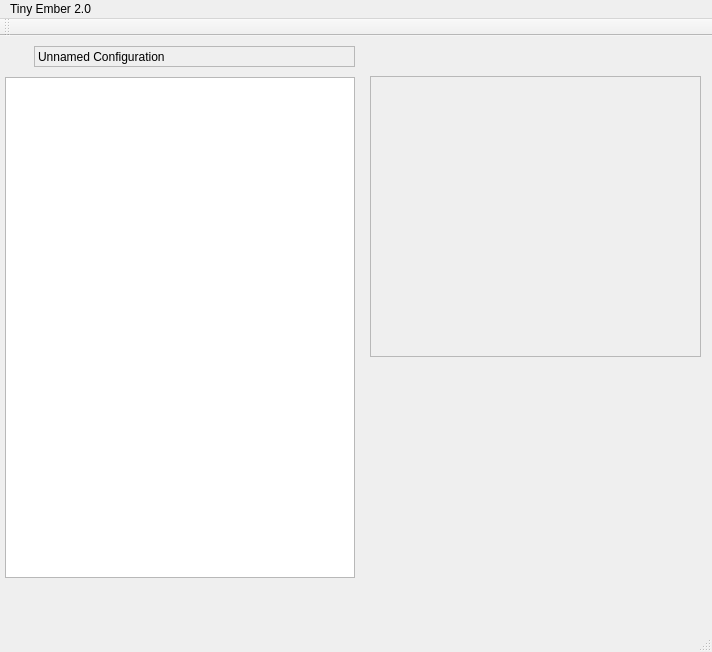
<?xml version="1.0" encoding="UTF-8"?>
<ui version="4.0">
 <class>MainWindow</class>
 <widget class="QMainWindow" name="MainWindow">
  <property name="geometry">
   <rect>
    <x>0</x>
    <y>0</y>
    <width>712</width>
    <height>652</height>
   </rect>
  </property>
  <property name="windowTitle">
   <string>MainWindow</string>
  </property>
  <property name="windowIcon">
   <iconset resource="Resource.qrc">
    <normaloff>:/image/resources/document-globe.png</normaloff>:/image/resources/document-globe.png</iconset>
  </property>
  <widget class="QWidget" name="centralWidget">
   <widget class="QTreeWidget" name="gadgetTreeView">
    <property name="geometry">
     <rect>
      <x>5</x>
      <y>41</y>
      <width>350</width>
      <height>501</height>
     </rect>
    </property>
    <property name="animated">
     <bool>true</bool>
    </property>
    <property name="headerHidden">
     <bool>true</bool>
    </property>
    <column>
     <property name="text">
      <string notr="true">1</string>
     </property>
    </column>
   </widget>
   <widget class="QFrame" name="entityView">
    <property name="geometry">
     <rect>
      <x>370</x>
      <y>40</y>
      <width>331</width>
      <height>281</height>
     </rect>
    </property>
    <property name="frameShape">
     <enum>QFrame::StyledPanel</enum>
    </property>
    <property name="frameShadow">
     <enum>QFrame::Raised</enum>
    </property>
   </widget>
   <widget class="QLabel" name="configurationName">
    <property name="geometry">
     <rect>
      <x>34</x>
      <y>10</y>
      <width>321</width>
      <height>21</height>
     </rect>
    </property>
    <property name="frameShape">
     <enum>QFrame::StyledPanel</enum>
    </property>
    <property name="frameShadow">
     <enum>QFrame::Plain</enum>
    </property>
    <property name="text">
     <string>Unnamed Configuration</string>
    </property>
   </widget>
   <widget class="QLabel" name="label">
    <property name="geometry">
     <rect>
      <x>10</x>
      <y>10</y>
      <width>16</width>
      <height>21</height>
     </rect>
    </property>
    <property name="text">
     <string/>
    </property>
    <property name="pixmap">
     <pixmap resource="Resource.qrc">:/image/resources/blue-document-node.png</pixmap>
    </property>
   </widget>
  </widget>
  <widget class="QMenuBar" name="menuBar">
   <property name="geometry">
    <rect>
     <x>0</x>
     <y>0</y>
     <width>712</width>
     <height>21</height>
    </rect>
   </property>
   <widget class="QMenu" name="menuTiny_Ember_2_0">
    <property name="title">
     <string>Tiny Ember 2.0</string>
    </property>
    <addaction name="actionOpen"/>
    <addaction name="actionSave"/>
    <addaction name="actionSave_as"/>
    <addaction name="separator"/>
    <addaction name="actionExit"/>
   </widget>
   <addaction name="menuTiny_Ember_2_0"/>
  </widget>
  <widget class="QToolBar" name="mainToolBar">
   <attribute name="toolBarArea">
    <enum>TopToolBarArea</enum>
   </attribute>
   <attribute name="toolBarBreak">
    <bool>false</bool>
   </attribute>
  </widget>
  <widget class="QStatusBar" name="statusBar"/>
  <action name="actionOpen">
   <property name="icon">
    <iconset resource="Resource.qrc">
     <normaloff>:/image/resources/drive-upload.png</normaloff>:/image/resources/drive-upload.png</iconset>
   </property>
   <property name="text">
    <string>Open...</string>
   </property>
  </action>
  <action name="actionSave">
   <property name="icon">
    <iconset resource="Resource.qrc">
     <normaloff>:/image/resources/drive-download.png</normaloff>:/image/resources/drive-download.png</iconset>
   </property>
   <property name="text">
    <string>Save</string>
   </property>
  </action>
  <action name="actionSave_as">
   <property name="icon">
    <iconset resource="Resource.qrc">
     <normaloff>:/image/resources/drive--arrow.png</normaloff>:/image/resources/drive--arrow.png</iconset>
   </property>
   <property name="text">
    <string>Save as...</string>
   </property>
  </action>
  <action name="actionExit">
   <property name="icon">
    <iconset resource="Resource.qrc">
     <normaloff>:/image/resources/cross.png</normaloff>:/image/resources/cross.png</iconset>
   </property>
   <property name="text">
    <string>Exit</string>
   </property>
  </action>
 </widget>
 <layoutdefault spacing="6" margin="11"/>
 <resources>
  <include location="Resource.qrc"/>
 </resources>
 <connections>
  <connection>
   <sender>actionOpen</sender>
   <signal>triggered()</signal>
   <receiver>MainWindow</receiver>
   <slot>openFile()</slot>
   <hints>
    <hint type="sourcelabel">
     <x>-1</x>
     <y>-1</y>
    </hint>
    <hint type="destinationlabel">
     <x>355</x>
     <y>325</y>
    </hint>
   </hints>
  </connection>
  <connection>
   <sender>actionExit</sender>
   <signal>triggered()</signal>
   <receiver>MainWindow</receiver>
   <slot>exit()</slot>
   <hints>
    <hint type="sourcelabel">
     <x>-1</x>
     <y>-1</y>
    </hint>
    <hint type="destinationlabel">
     <x>355</x>
     <y>325</y>
    </hint>
   </hints>
  </connection>
  <connection>
   <sender>actionSave</sender>
   <signal>triggered()</signal>
   <receiver>MainWindow</receiver>
   <slot>saveFile()</slot>
   <hints>
    <hint type="sourcelabel">
     <x>-1</x>
     <y>-1</y>
    </hint>
    <hint type="destinationlabel">
     <x>355</x>
     <y>325</y>
    </hint>
   </hints>
  </connection>
  <connection>
   <sender>actionSave_as</sender>
   <signal>triggered()</signal>
   <receiver>MainWindow</receiver>
   <slot>saveFileAs()</slot>
   <hints>
    <hint type="sourcelabel">
     <x>-1</x>
     <y>-1</y>
    </hint>
    <hint type="destinationlabel">
     <x>355</x>
     <y>325</y>
    </hint>
   </hints>
  </connection>
  <connection>
   <sender>gadgetTreeView</sender>
   <signal>currentItemChanged(QTreeWidgetItem*,QTreeWidgetItem*)</signal>
   <receiver>MainWindow</receiver>
   <slot>gadgetViewSelectionChanged(QTreeWidgetItem*,QTreeWidgetItem*)</slot>
   <hints>
    <hint type="sourcelabel">
     <x>179</x>
     <y>324</y>
    </hint>
    <hint type="destinationlabel">
     <x>355</x>
     <y>325</y>
    </hint>
   </hints>
  </connection>
  <connection>
   <sender>gadgetTreeView</sender>
   <signal>customContextMenuRequested(QPoint)</signal>
   <receiver>MainWindow</receiver>
   <slot>showContextMenu(QPoint)</slot>
   <hints>
    <hint type="sourcelabel">
     <x>179</x>
     <y>324</y>
    </hint>
    <hint type="destinationlabel">
     <x>355</x>
     <y>325</y>
    </hint>
   </hints>
  </connection>
 </connections>
 <slots>
  <slot>openFile()</slot>
  <slot>saveFile()</slot>
  <slot>saveFileAs()</slot>
  <slot>exit()</slot>
  <slot>gadgetViewSelectionChanged(QTreeWidgetItem*,QTreeWidgetItem*)</slot>
  <slot>showContextMenu(QPoint)</slot>
 </slots>
</ui>
